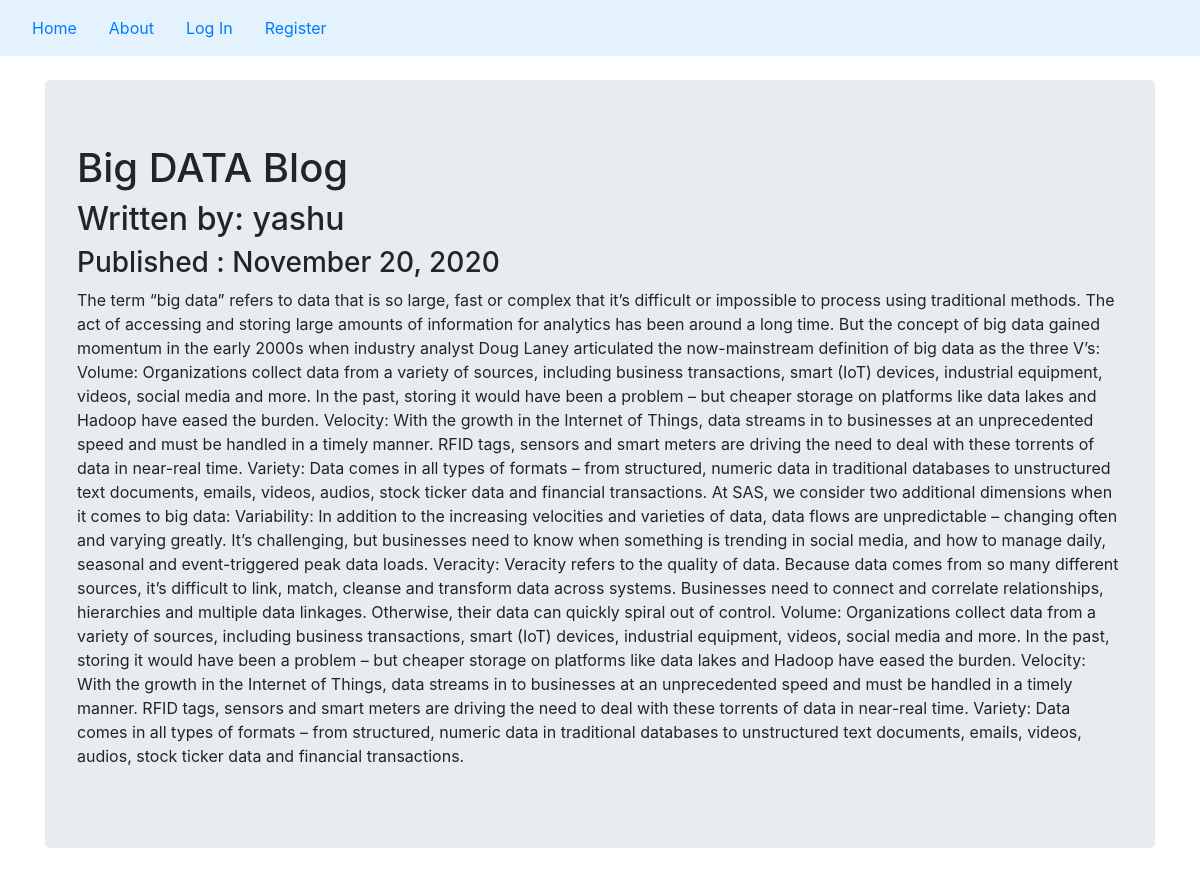
The page /5 on the database its author committed.
### peoplecompanyblog/models.py (models this page shows, shortened)
class BlogPost(db.Model):
     users = db.relationship(User)
     id = db.Column(db.Integer,primary_key=True)
     user_id = db.Column(db.Integer,db.ForeignKey('users.id'),nullable=False)
     date = db.Column(db.DateTime,nullable=False,default=datetime.utcnow)
     title = db.Column(db.String(140),nullable=False)
     text = db.Column(db.Text,nullable=False)

class User(db.Model,UserMixin):
    __tablename__ = 'users'
    id = db.Column(db.Integer,primary_key=True)
    profile_image = db.Column(db.String(20),nullable=False,default='default_profile.png')
    email = db.Column(db.String(64),unique=True,index=True)
    username = db.Column(db.String(64),unique=True,index=True)
    password = db.Column(db.String(128))
    posts = db.relationship('BlogPost',backref='author',lazy=True)

### peoplecompanyblog/users/views.py (the view)
@users.route("/<username>")
def user_posts(username):
    page = request.args.get('page',1,type=int)
    user = User.query.filter_by(username=username).first_or_404()
    blog_posts = BlogPost.query.filter_by(author=user).order_by(BlogPost.date.desc()).paginate(page=page,per_page=5)
    return render_template('user_blog_posts.html',blog_posts=blog_posts,user=user)

### peoplecompanyblog/blog_posts/views.py (called while the page is built)
@blog_posts.route('/<int:blog_post_id>')
def blog_post(blog_post_id):
    blog_post = BlogPost.query.get_or_404(blog_post_id)
    return render_template('blog_post.html', title=blog_post.title, date=blog_post.date, post=blog_post)

### peoplecompanyblog/templates/blog_post.html (shortened to what this page needs)
{% extends "base.html" %}
{% block content %}
<div class="jumbotron">
     <h1>{{post.title}}</h1>
     <h2> Written by: {{ post.author.username }}</h2>
     <h3> Published : {{ post.date.strftime('%B %d, %Y') }} </h3>
     <p> {{ post.text }}  </p>
</div>
{% endblock %}

### rows shown on the page
BlogPost: title "Big DATA Blog", date "November 20, 2020", text "The term “big data” refers to data that is so large, fast or complex that it’s difficult or impossible to process using traditional methods. The act of accessing and storing large amounts of information for analytics has been around a long time. But the concept of big data gained momentum in the early 2000s when industry analyst Doug Laney articulated the now-mainstream definition of big data as the three V’s: Volume: Organizations collect data from a variety of sources, including business transactions, smart (IoT) devices, industrial equipment, videos, social media and more. In the past, storing it would have been a problem – but cheaper storage on platforms like data lakes and Hadoop have…"
User: author.username "yashu"
